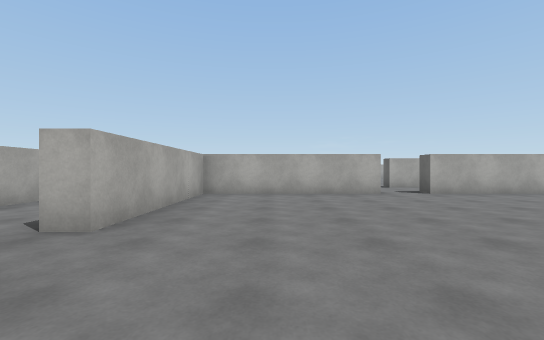
View 1 (above)

24 first-person views from a walk through a 3-D level made in the Unity game engine. The camera is 1.2 m above the floor, looks level and sees 90° across. Doors are open. The floor is counted in squares, 2 m on a side. Each view is taken from the middle of a square. On the plan, view 1 faces up. The plan holds only what a view shows up to about 9 squares ahead; the rest is blank. The place goes on beyond the plan. Surface patterns are stand-ins for the level's own textures.

View 2
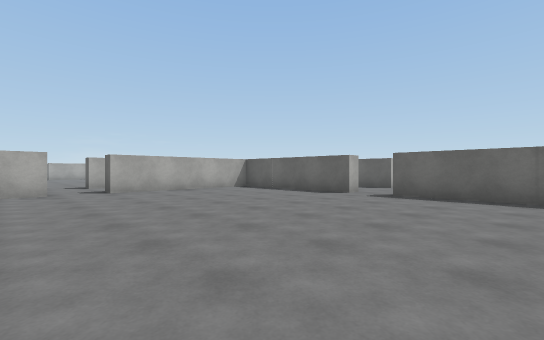

View 3
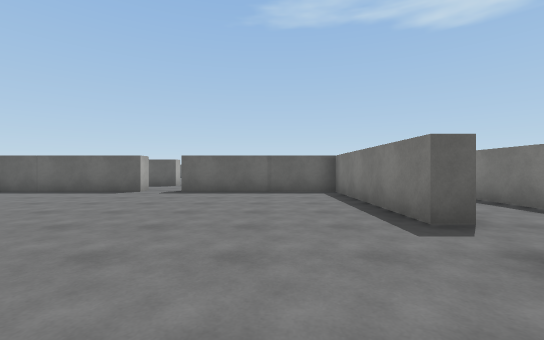

View 4
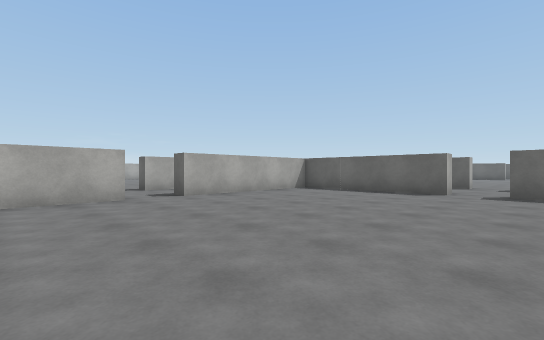

View 5
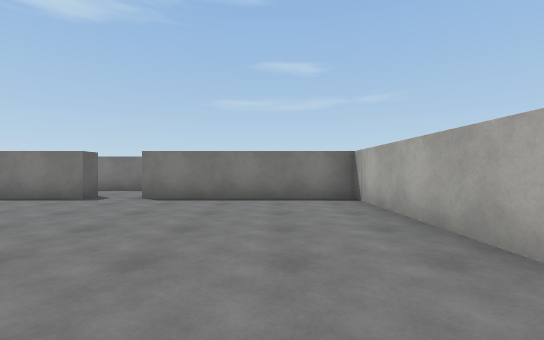

View 6
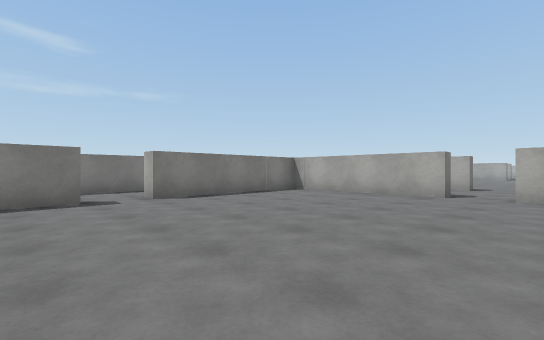

View 7
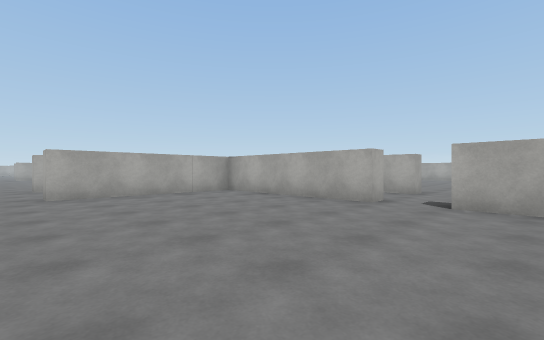

View 8
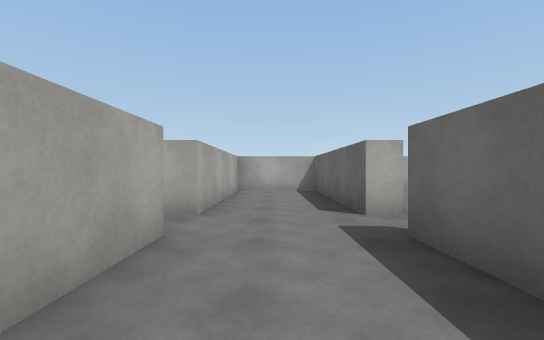

View 9
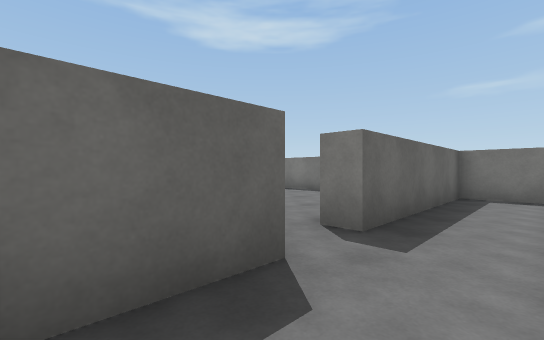

View 10
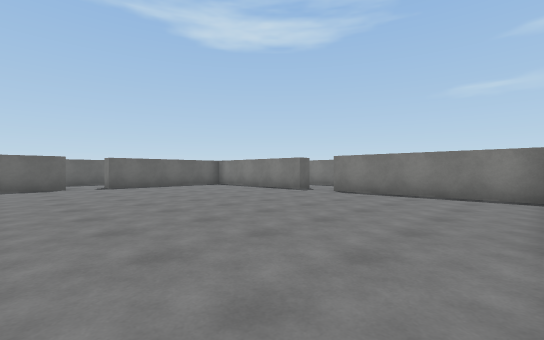

View 11
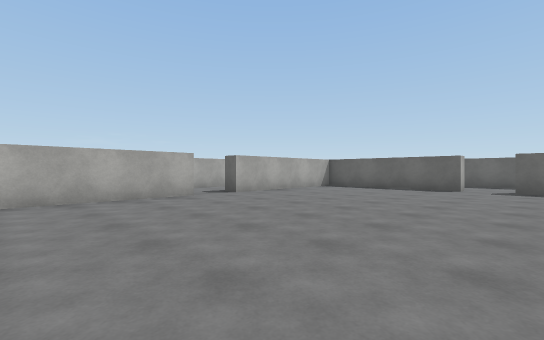

View 12
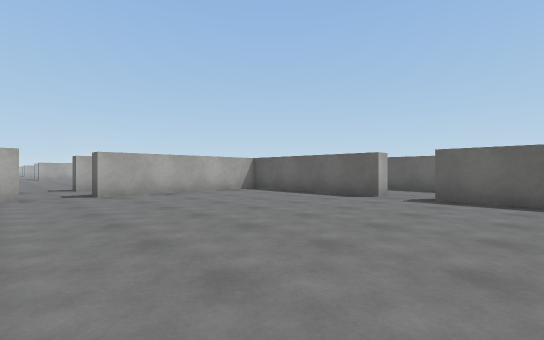

View 13
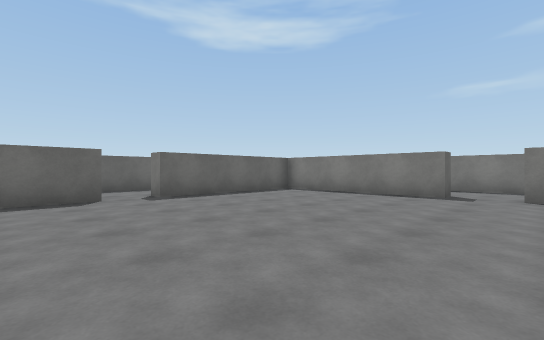

View 14
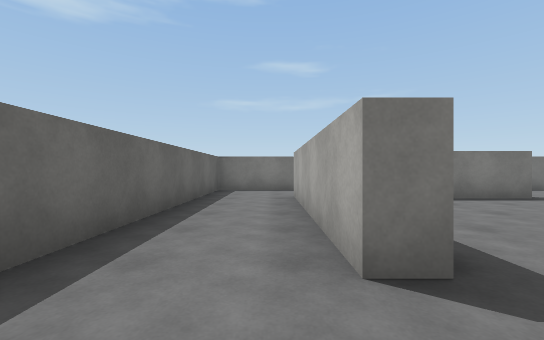

View 15
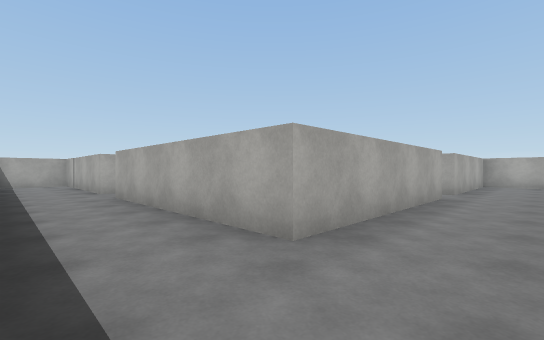

View 16
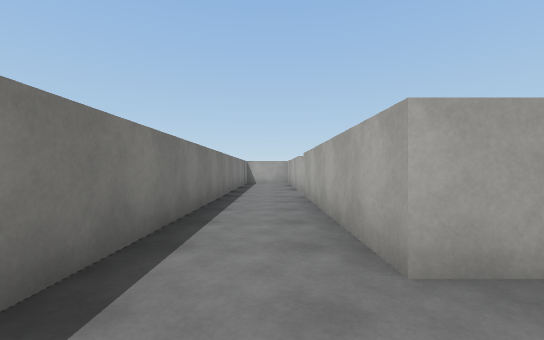

View 17
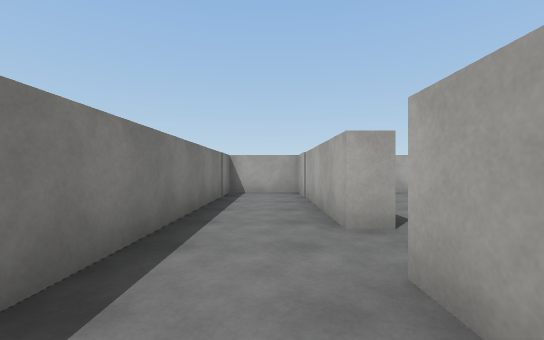

View 18
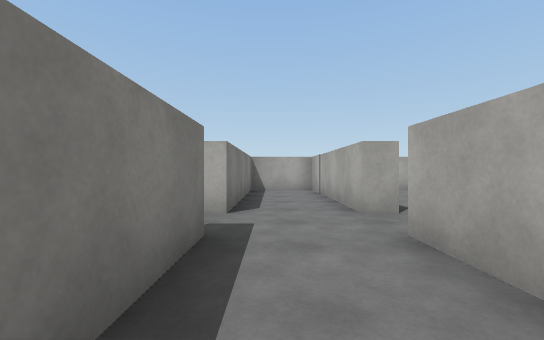

View 19
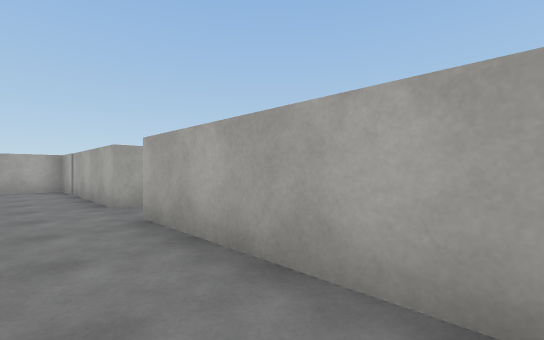

View 20
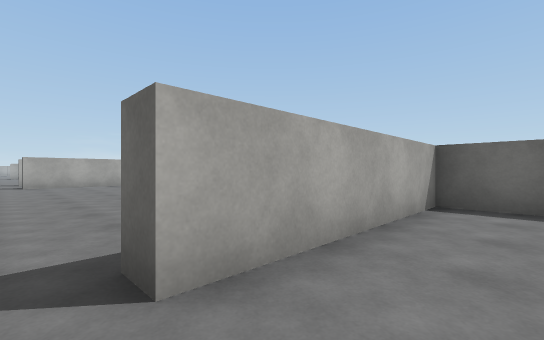

View 21
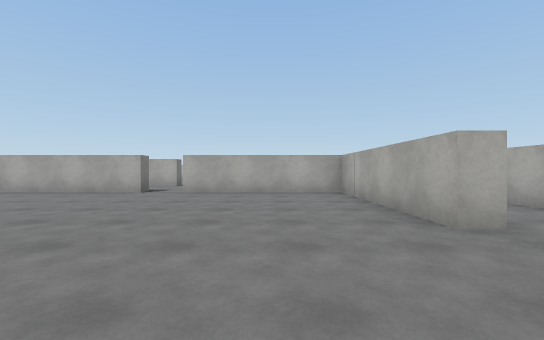

View 22
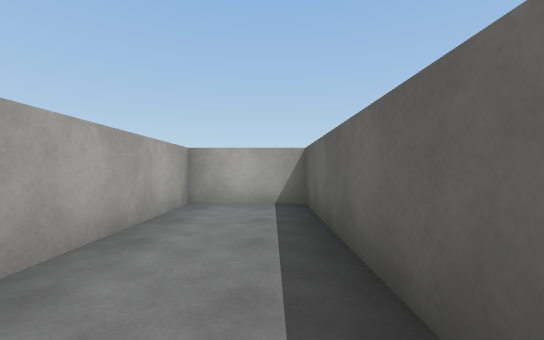

View 23
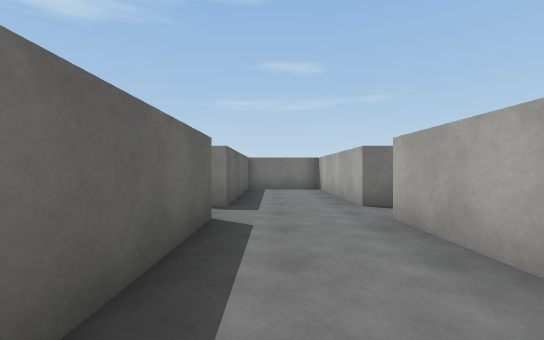

View 24
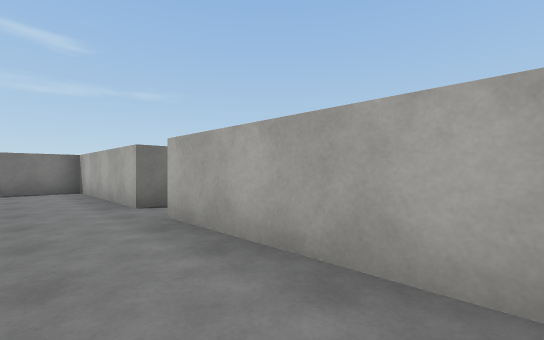

### Floor plan
Ten units are one square. View 1 is at (0, 0); x grows to the right and y downward. Boxes are objects, and circles mark ways between rooms. Rooms are numbered by the first view taken in them; rooms with no view inside come last. Other rooms are left out.
<svg viewBox="-55 -100 306 156">
<path fill="none" stroke="#000" d="M-18 -15 -18 28 28 28M40 28 85 28 85 -15M28 -69 -18 -69 -18 -26M85 -26 85 -65M79 -69 40 -69M90 -15 90 0M112 -26 112 -69 90 -69 90 -26M100 28 112 28 112 -15M175 28 220 28 220 -15M163 -69 118 -69 118 -26M220 -26 220 -69 175 -69M118 -15 118 22M120 28 163 28M163 32 118 32 118 51 246 51 246 -69 225 -69 225 -26M225 -15 225 32 175 32M220 -80 220 -93 185 -93M184 -74 194 -74M163 -93 118 -93 118 -74 163 -74M175 -74 184 -74M185 -93 175 -93M-45 -15 -45 28 -23 28 -23 -15M-23 -26 -23 -52M-45 -60 -45 -26"/>
<circle cx="90" cy="-20" r="3" fill="#2a7"/>
<circle cx="-20" cy="-20" r="3" fill="#2a7"/>
<circle cx="115" cy="-20" r="3" fill="#2a7"/>
<circle cx="170" cy="30" r="3" fill="#2a7"/>
<circle cx="220" cy="-20" r="3" fill="#2a7"/>
<circle cx="170" cy="-70" r="3" fill="#2a7"/>
<circle cx="180" cy="-80" r="3" fill="#2a7"/>
<text x="30" y="-20">1</text>
<text x="100" y="-20">2</text>
<text x="170" y="-20">3</text>
<text x="200" y="40">4</text>
<text x="200" y="-90">5</text>
<text x="140" y="-80">6</text>
<text x="-40" y="-20">7</text>
</svg>
Room 1 opens to room 2. Room 1 opens to room 7. Room 2 opens to room 3. Room 3 opens to room 4. Room 3 opens to room 6. Room 5 opens to room 6.

Where each view was taken, in squares from view 1:
view 1: 0 up, 0 right, facing up
view 2: 1 down, 2 right, facing up-right
view 3: 1 down, 1 right, facing right
view 4: 1 up, 1 right, facing up-right
view 5: 3 up, 0 right, facing down
view 6: 3 up, 5 right, facing down-left
view 7: 2 up, 5 right, facing up-left
view 8: 1 down, 10 right, facing up
view 9: 4 up, 10 right, facing down-right
view 10: 4 up, 12 right, facing down-right
view 11: 1 up, 13 right, facing up-right
view 12: 0 up, 16 right, facing up-right
view 13: 4 up, 16 right, facing down-right
view 14: 3 up, 23 right, facing down
view 15: 5 down, 24 right, facing up-left
view 16: 4 down, 24 right, facing left
view 17: 4 down, 19 right, facing left
view 18: 8 up, 20 right, facing left
view 19: 8 up, 21 right, facing up-left
view 20: 8 up, 17 right, facing up-right
view 21: 5 up, 19 right, facing left
view 22: 2 up, 24 right, facing up
view 23: 6 up, 3 left, facing down
view 24: 6 up, 3 left, facing down-left
